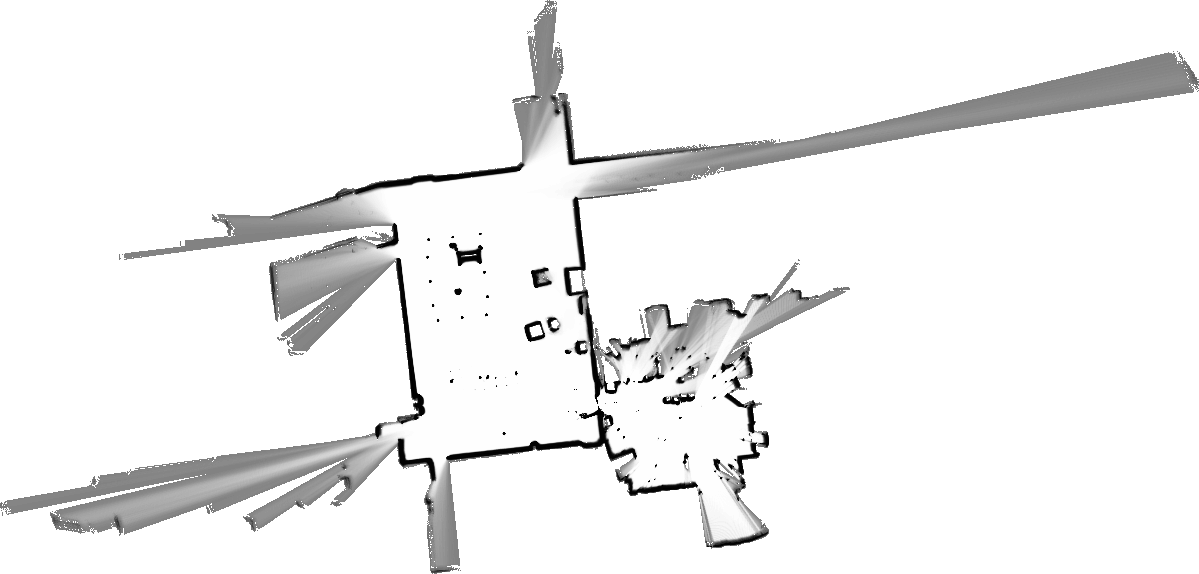
#> input picture bw/01-36.pgm, 1199 x 574 px, given in place of 01-36.ppm, which was not available
$ python orb.py
#> lines starting #> are read from the running program, lines starting #| are printed output that depends on the picture; pictures that were not available may be replaced by others from this repository, and a replacement may not be noted
### RANSAC.py
import numpy as np
from math import log, ceil, atan, asin, sqrt, cos, sin

def getRotationAndTranslationMatrices(pts11,pts12,pts21,pts22):
    x1,y1 = pts11
    xp1,yp1 = pts21
    x2,y2 = pts12
    xp2,yp2 = pts22
    if x2-x1 == 0:
        #No translation needed
        if y2-y1 == 0:
            return np.identity(2), np.array([0,0])
        try:
            theta = asin((xp2-xp1)/(y2-y1))
        except:
            theta = 0
    else:
        alpha = atan(y2-y1)/(x2-x1)
        theta = (xp2-xp1)/sqrt((x2-x1)**2+(y2-y1)**2) - alpha
    t1 = xp1 - (x1*cos(theta) + y1*sin(theta))
    t2 = yp1 - (y1*cos(theta) - x1*sin(theta))

    rotate = np.array([[cos(theta),-sin(theta)],[sin(theta),cos(theta)]])
    translate = np.array([t1,t2])
    return rotate, translate

def RANSAC(pts1,pts2,N=1000,e=1.0,p=0.99,d=1):
    if len(pts1) != len(pts2):
        return "pts1 must have the same length as pts2"
    s = 2
    best_A = 0
    best_B = 0
    best_num_in = 0

    num_tot = len(pts1)
    samp_count = 0
    while N > samp_count:
        inds = np.random.choice(num_tot,size=num_tot,replace=False)
        R, T = getRotationAndTranslationMatrices(pts1[inds[0]],pts1[inds[1]],pts2[inds[0]],pts2[inds[1]])
        num_in = 0
        for i in inds:
            x1,y1 = np.dot(pts1[i], R) + T
            x2,y2 = pts2[i]
            if sqrt((x2-x1)**2 + (y2-y1)**2) < d:
                num_in += 1
        if num_in > best_num_in:
            best_num_in = num_in
            best_R = R
            best_T = T
        e0 = 1-float(num_in)/num_tot
        if e0 == 0:
            break
        if e0 < e:
            e = e0
            N = ceil(log(1-p)/log(1-(1-e)**s))
        samp_count += 1

    R,T,num_in = best_R,best_T,best_num_in
    inliers1 = np.zeros((num_in,2))
    inliers2 = np.zeros((num_in,2))
    j = 0
    for i,pt in enumerate(pts1):
        x1,y1 = np.dot(pt, R) + T
        x2,y2 = pts2[i]
        if sqrt((x2-x1)**2 + (y2-y1)**2) < d:
            inliers1[j] = pt
            inliers2[j] = pts2[i]
            j += 1
    return inliers1, inliers2

### orb.py
import numpy as np
import cv2 as cv
import os
from itertools import combinations, permutations
from matplotlib import pyplot as plt
from math import log, ceil, atan, asin, sqrt, cos, sin
from RANSAC import RANSAC

bw_maps=['01-36.pgm','06-48.pgm','18-27.pgm','18-45.pgm','29-26.pgm','48-23.pgm','49-54.pgm']

#contains only the one or two smaller rooms
rgb_only_room = ['01-36.ppm','04-17.ppm','18-27.ppm','18-45.ppm','22-35.ppm','29-26.ppm','49-54.ppm','56-58.ppm']
#contains the room(s) and area to the right
rgb_right = ['06-48.ppm','38-27.ppm','48-23.ppm']
#contains the room(s) and area to the left
rgb_left = ['57-25.ppm','38-59.ppm']
#Maps generated that do not contain the room(s)
rgb_no_room = ['false1.ppm','false2.ppm','false3.ppm','false4.ppm']
#Random rgb pictures
rgb_rand = ['dog.jpg','star_trek.jpg']

rgb_maps = rgb_only_room + rgb_right + rgb_left
compare = list(combinations(rgb_maps,2))

correct = 0
wrong = 0
overlay_num = 0
path = 'rgb' #rgb/ or bw/
output_path = 'overlays'


if path != '' and path[-1] != '/':
    path += '/'
if output_path != '' and output_path[-1] != '/':
    output_path += '/'
try:
    os.mkdir(output_path)
except:
    pass


for pair in compare:
    map1 = cv.imread(path+pair[0] ,0)
#> map1 is the input picture: shape (574, 1199); min 0, max 255, mean 240.8
    map2 = cv.imread(path+pair[1] ,0)
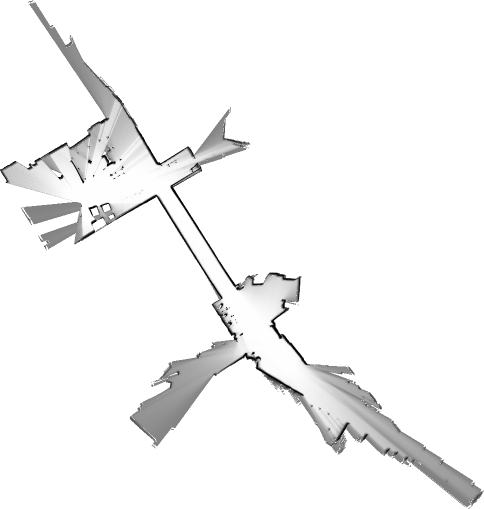
#> input picture bw/34-27.pgm, 967 x 1017 px, given in place of 04-17.ppm, which was not available (shown at 1/2 size)
#> map2 is the input picture: shape (1017, 967); min 0, max 255, mean 244.9


    rows1,cols1 = map1.shape
#> rows1 = 574; cols1 = 1199
    rows2,cols2 = map2.shape
#> rows2 = 1017; cols2 = 967
    map2 = np.pad(map2, 200, 'constant', constant_values=255)
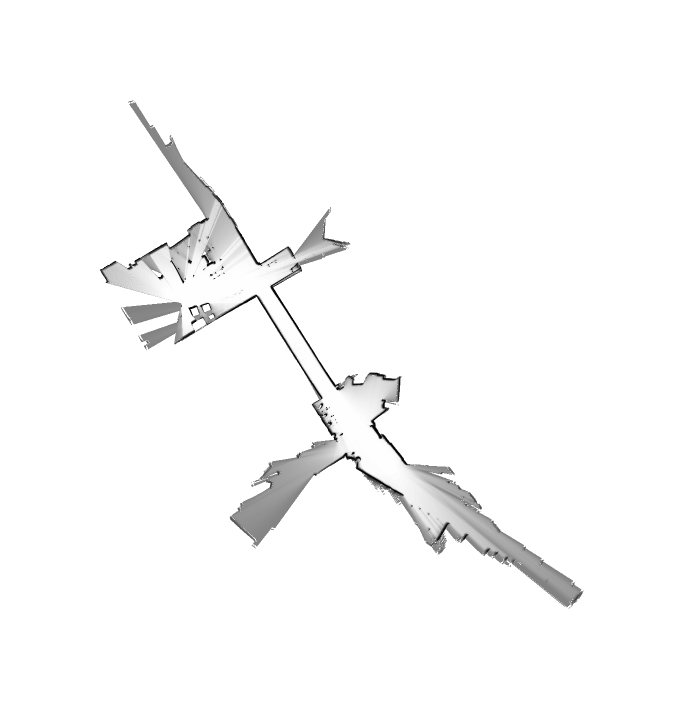
#> map2: shape (1417, 1367) (shown at 1/2 size); min 0, max 255, mean 249.9
    map1 = np.pad(map1, 200, 'constant', constant_values=255)
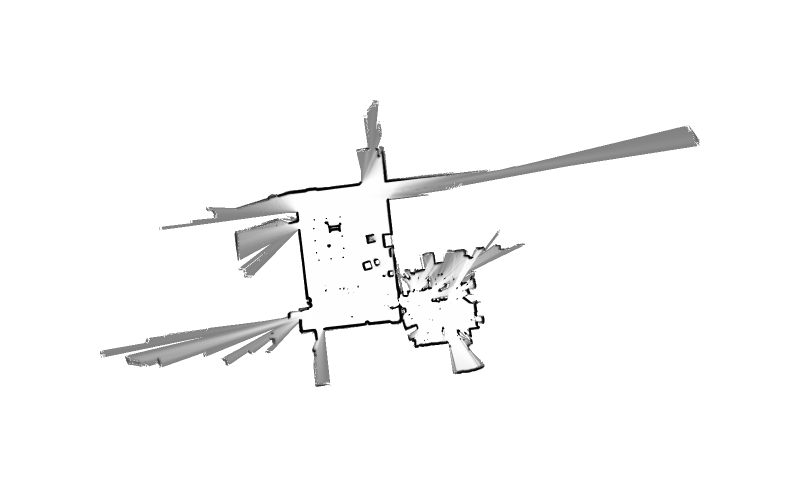
#> map1: shape (974, 1599) (shown at 1/2 size); min 0, max 255, mean 248.7


    #Apply a 9x9 Gaussian filter
    map1 = cv.GaussianBlur(map1,(9,9),0)
    map2 = cv.GaussianBlur(map2,(9,9),0)


    # Initiate STAR detector
    orb = cv.ORB_create()

    # find the keypoints and descriptors with ORB
    kp1, des1 = orb.detectAndCompute(map1,None)
#> kp1 = 500 keypoints; strongest (x, y, size): (605, 662, 77.1), (794, 636, 92.6), (800, 648, 92.6), (774, 361, 77.1)
    kp2, des2 = orb.detectAndCompute(map2,None)
#> kp2 = 500 keypoints; strongest (x, y, size): (542, 572, 77.1), (550, 575, 77.1), (543, 573, 92.6), (689, 908, 77.1)

    # create BFMatcher object
    bf = cv.BFMatcher(cv.NORM_HAMMING, crossCheck=True)
    # Match descriptors.
    matches = bf.match(des1,des2)
#> matches = 113 matches

    # Sort matches and only use matches with fixed distance threshold
    matches = sorted(matches, key=lambda x:x.distance)
    # matches = filter(lambda x:x.distance < 30, matches)


    points1 = np.zeros((len(matches),2))
#> points1 = 113 pairs, first value 0 to 0, second value 0 to 0
    points2 = np.zeros((len(matches),2))
#> points2 = 113 pairs, first value 0 to 0, second value 0 to 0
    for i,match in enumerate(matches):
        points1[i] = kp1[match.queryIdx].pt
        points2[i] = kp2[match.trainIdx].pt
#> this loop made 113 passes
#> after the loop, points1 = 113 pairs, first value 576 to 966, second value 354.6 to 695; points2 = 113 pairs, first value 201.6 to 932, second value 434 to 1078.8

    #filter out outliers
    points1,points2 = RANSAC(points1,points2,d=25)
#> in RANSAC, `num_tot = len(pts1)`: num_tot = 113
#> the loop in RANSAC, `while N > samp_count:` made 917 passes
#> (x1 in getRotationAndTranslationMatrices, y1 in getRotationAndTranslationMatrices, xp1 in getRotationAndTranslationMatrices, yp1 in getRotationAndTranslationMatrices, x2 in getRotationAndTranslationMatrices, y2 in getRotationAndTranslationMatrices, xp2 in getRotationAndTranslationMatrices, yp2 in getRotationAndTranslationMatrices) on passes 1, 6, 13, 20: (630, 659.9, 386, 637, 622.1, 610.6, 511, 590), (620, 611, 513, 595, 607, 657, 409, 434), (955.5, 653.9, 329.7, 487.3, 965.5, 642, 797.3, 755.5), (738, 523, 392, 613, 939, 586, 258, 529)
#> (x1 in getRotationAndTranslationMatrices, y1 in getRotationAndTranslationMatrices, xp1 in getRotationAndTranslationMatrices, yp1 in getRotationAndTranslationMatrices, x2 in getRotationAndTranslationMatrices, y2 in getRotationAndTranslationMatrices, xp2 in getRotationAndTranslationMatrices, yp2 in getRotationAndTranslationMatrices) on passes 2, 3, 4, 5, 7, 8: (811.2, 656.9, 709.2, 926.9, 776.2, 463.7, 389.8, 617.9), (833.1, 692.7, 574.8, 493.2, 576, 634.8, 592.2, 530), (784.5, 492.5, 774.7, 816.5, 609.6, 609.6, 751.5, 841.1), (812, 657, 674.4, 776.4, 955.5, 653.9, 329.7, 487.3), (937, 586, 696, 909.6, 604.7, 661.9, 702.3, 752.5), (813.9, 651.5, 425.5, 522.5, 777, 464, 650.9, 473.8)
#> the loop in RANSAC, `for i,pt in enumerate(pts1):` made 113 passes
#> pt on passes 1 to 12: [732, 472.8], [730, 540], [735.8, 485.3], [727.2, 538.6], [914, 661], [659, 464], [831, 695], [775.5, 354.6], [776.2, 398.9], [885.6, 655.2], [622.1, 610.6], [613.4, 610.6]

    so = str(overlay_num)

    transform = None

    while len(points1) > 20:
        transform = cv.estimateRigidTransform(points1,points2, False)
        if transform is not None:
            ft = transform.flatten()
            a,b,tx,c,d,ty = ft
            sx = np.sign(a)*pow(a**2+b**2,0.5)
            sy = np.sign(d)*pow(c**2+d**2,0.5)
            #if the scale is ~1 then the transform is likely to be correct
            if 0.9 < sx < 1.1 and 0.9 < sy < 1.1:
                break
            else:
                transform = None

        #Since points are sorted by distance, keep decreasing max distance to get transform
        points1 = points1[:-1]
        points2 = points2[:-1]
#> this loop made 0 passes

    if transform is not None:
        correct+=1
        rows1, cols1 = map1.shape
        rows2, cols2 = map2.shape

        #Pad the smaller image in order to overlay them
        if rows1 > rows2:
            map2 = np.pad(map2, ((0,rows1-rows2),(0,0)), 'constant', constant_values=255)
        else:
            map1 = np.pad(map1, ((0,rows2-rows1), (0,0)), 'constant', constant_values=255)
        if cols1 > cols2:
            map2 = np.pad(map2, ((0,0),(0,cols1-cols2)), 'constant', constant_values=255)
        else:
            map1 = np.pad(map1, ((0,0),(0,cols2-cols1)), 'constant', constant_values=255)

        rows,cols = map1.shape

        #Apply transform
        map1_transform = cv.warpAffine(map1,transform,(cols,rows),borderValue=255)
        #Overlay the Images with 50% transparency each
        overlay = cv.addWeighted(map1_transform, 0.5,map2, 0.5, 0)

        # [14 lines of commented-out code are left out]
        plt.subplot(221),plt.imshow(map1, cmap='gray'),plt.title('map1 '+pair[0])
        plt.subplot(222),plt.imshow(map2, cmap='gray'),plt.title('map2 '+pair[1])
        plt.subplot(223),plt.imshow(map1_transform, cmap='gray'),plt.title('map1 transform')
        plt.subplot(224),plt.imshow(overlay, cmap='gray'),plt.title('overlaid image')
        plt.savefig(output_path+so+'overlay')
        plt.close()
    else:
        img3 = cv.drawMatches(map1,kp1,map2,kp2,matches[:10],None, flags=2)
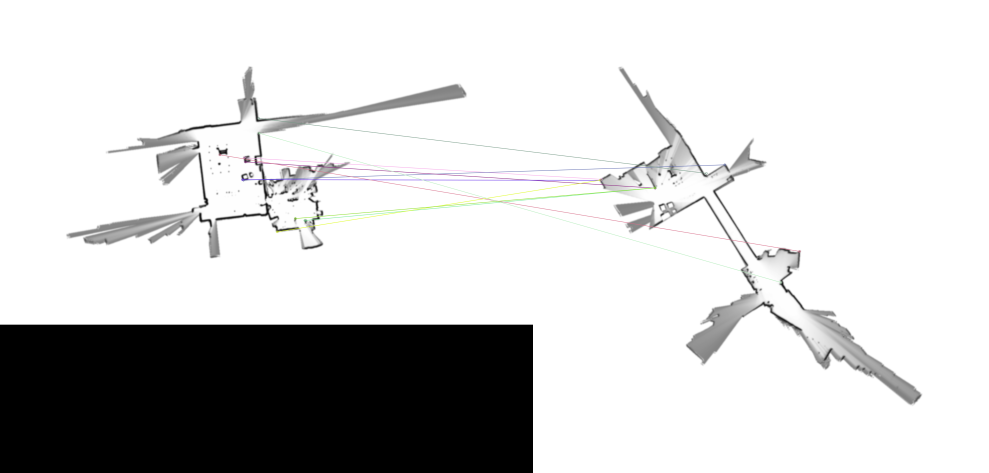
#> img3: shape (1417, 2966, 3) (shown at 1/3 size); mean of channels 0, 1, 2 206.9, 207, 207; drawn as B, G, R
        plt.imshow(img3),plt.title('No Working Transform '+pair[0]+'+'+pair[1]),plt.savefig(output_path+so+'no_transform')

    overlay_num += 1
#> pass 2 of the loop `for pair in compare:`:
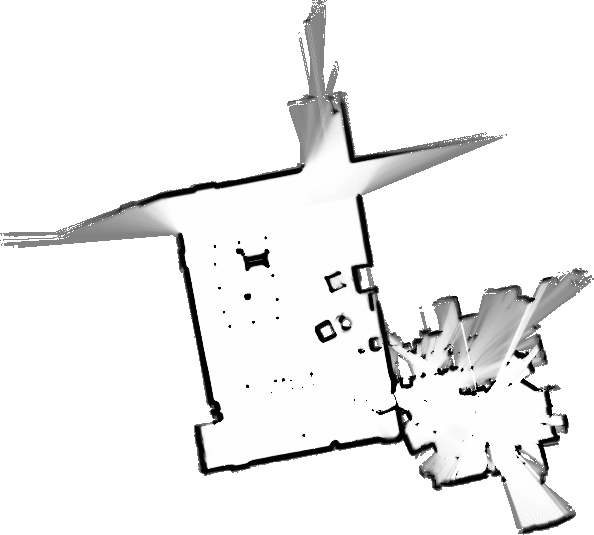
#> input picture bw/18-27.pgm, 594 x 535 px, given in place of 18-27.ppm, which was not available
#> map2 is the input picture: shape (535, 594); min 0, max 255, mean 239.6
#> `map2 = np.pad(map2, 200, 'constant', constant_values=255)`:
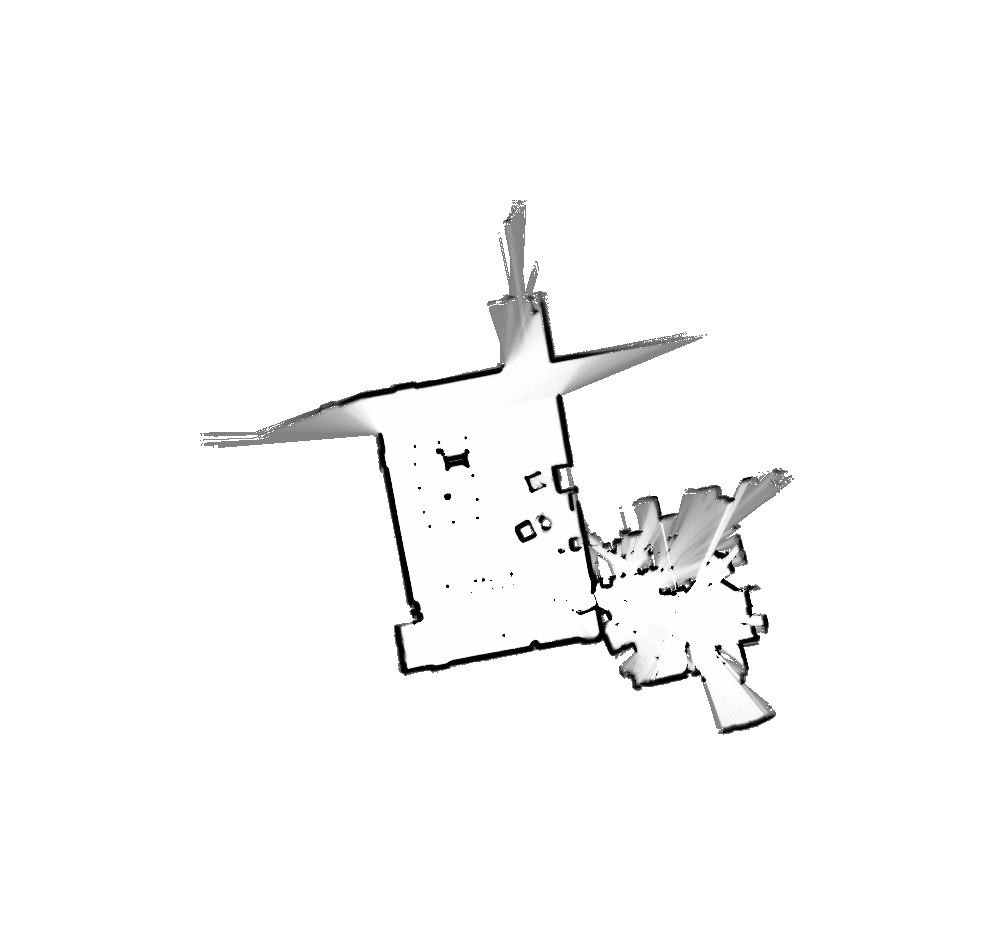
#> map2: shape (935, 994); min 0, max 255, mean 249.7
#> the loop in RANSAC (call 2), `for i,pt in enumerate(pts1):` made 244 passes
#> pt on passes 1 to 3: [658, 453], [679.2, 447.6], [660.1, 461.4]
#> (the run stopped early here; a loop or call above may not have finished)
